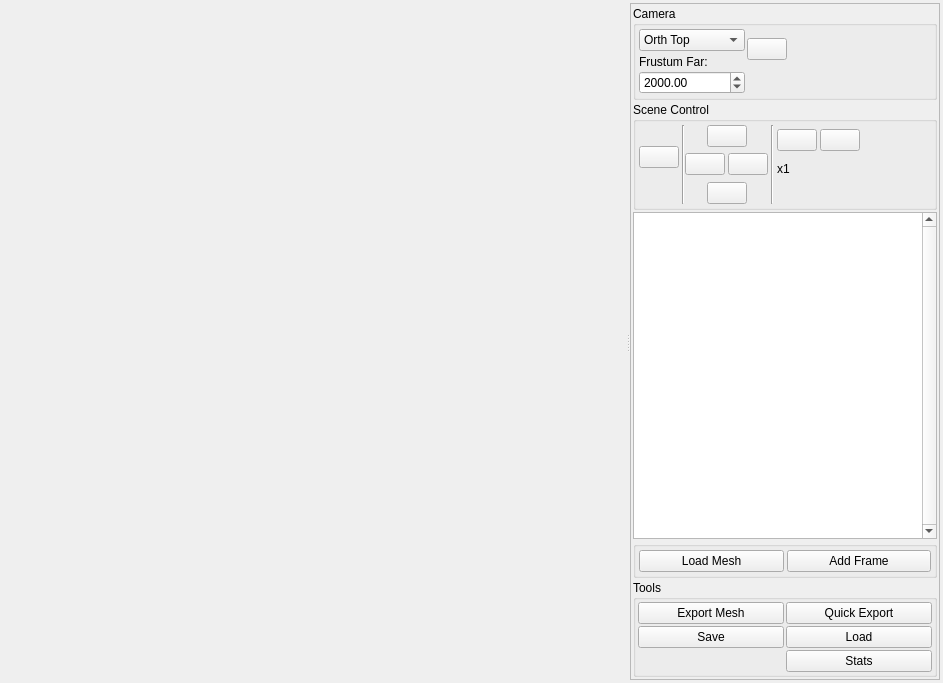
<?xml version="1.0" encoding="UTF-8"?>
<ui version="4.0">
 <class>CloudViewDialogClass</class>
 <widget class="QWidget" name="CloudViewDialogClass">
  <property name="geometry">
   <rect>
    <x>0</x>
    <y>0</y>
    <width>943</width>
    <height>683</height>
   </rect>
  </property>
  <property name="windowTitle">
   <string>3D Cloud View Dialog</string>
  </property>
  <layout class="QGridLayout" name="gridLayout">
   <property name="leftMargin">
    <number>3</number>
   </property>
   <property name="topMargin">
    <number>3</number>
   </property>
   <property name="rightMargin">
    <number>3</number>
   </property>
   <property name="bottomMargin">
    <number>3</number>
   </property>
   <item row="0" column="0">
    <widget class="QSplitter" name="splitter">
     <property name="orientation">
      <enum>Qt::Horizontal</enum>
     </property>
     <widget class="ViGLAreaWidget" name="widget" native="true">
      <property name="sizePolicy">
       <sizepolicy hsizetype="Preferred" vsizetype="Preferred">
        <horstretch>0</horstretch>
        <verstretch>0</verstretch>
       </sizepolicy>
      </property>
      <property name="focusPolicy">
       <enum>Qt::StrongFocus</enum>
      </property>
     </widget>
     <widget class="QScrollArea" name="scrollArea">
      <property name="sizePolicy">
       <sizepolicy hsizetype="Preferred" vsizetype="Preferred">
        <horstretch>0</horstretch>
        <verstretch>0</verstretch>
       </sizepolicy>
      </property>
      <property name="maximumSize">
       <size>
        <width>310</width>
        <height>16777215</height>
       </size>
      </property>
      <property name="horizontalScrollBarPolicy">
       <enum>Qt::ScrollBarAlwaysOff</enum>
      </property>
      <property name="widgetResizable">
       <bool>true</bool>
      </property>
      <widget class="QWidget" name="scrollAreaWidgetContents">
       <property name="geometry">
        <rect>
         <x>0</x>
         <y>0</y>
         <width>308</width>
         <height>675</height>
        </rect>
       </property>
       <layout class="QVBoxLayout" name="verticalLayout">
        <property name="spacing">
         <number>2</number>
        </property>
        <property name="leftMargin">
         <number>2</number>
        </property>
        <property name="topMargin">
         <number>2</number>
        </property>
        <property name="rightMargin">
         <number>2</number>
        </property>
        <property name="bottomMargin">
         <number>2</number>
        </property>
        <item>
         <widget class="QGroupBox" name="cameraTypeGroupBox">
          <property name="title">
           <string>Camera</string>
          </property>
          <layout class="QGridLayout" name="gridLayout_6">
           <property name="leftMargin">
            <number>3</number>
           </property>
           <property name="topMargin">
            <number>3</number>
           </property>
           <property name="rightMargin">
            <number>3</number>
           </property>
           <property name="bottomMargin">
            <number>3</number>
           </property>
           <property name="spacing">
            <number>2</number>
           </property>
           <item row="0" column="0">
            <widget class="QComboBox" name="cameraTypeBox">
             <property name="sizePolicy">
              <sizepolicy hsizetype="Maximum" vsizetype="Fixed">
               <horstretch>0</horstretch>
               <verstretch>0</verstretch>
              </sizepolicy>
             </property>
             <item>
              <property name="text">
               <string>Orth Top</string>
              </property>
             </item>
             <item>
              <property name="text">
               <string>Orth Left</string>
              </property>
             </item>
             <item>
              <property name="text">
               <string>Orth Front</string>
              </property>
             </item>
             <item>
              <property name="text">
               <string>Pinhole at 0</string>
              </property>
             </item>
             <item>
              <property name="text">
               <string>Right Camera</string>
              </property>
             </item>
             <item>
              <property name="text">
               <string>Left Camera</string>
              </property>
             </item>
             <item>
              <property name="text">
               <string>Face Camera</string>
              </property>
             </item>
            </widget>
           </item>
           <item row="0" column="1" rowspan="3">
            <widget class="QPushButton" name="centerButton">
             <property name="sizePolicy">
              <sizepolicy hsizetype="Maximum" vsizetype="Fixed">
               <horstretch>0</horstretch>
               <verstretch>0</verstretch>
              </sizepolicy>
             </property>
             <property name="minimumSize">
              <size>
               <width>40</width>
               <height>0</height>
              </size>
             </property>
             <property name="maximumSize">
              <size>
               <width>40</width>
               <height>16777215</height>
              </size>
             </property>
             <property name="text">
              <string/>
             </property>
             <property name="icon">
              <iconset resource="../../../../restricted/cvs/resources/resresource.qrc">
               <normaloff>:/new/prefix1/refresh.png</normaloff>:/new/prefix1/refresh.png</iconset>
             </property>
             <property name="iconSize">
              <size>
               <width>24</width>
               <height>24</height>
              </size>
             </property>
            </widget>
           </item>
           <item row="3" column="0">
            <widget class="QDoubleSpinBox" name="frustumFarBox">
             <property name="decimals">
              <number>2</number>
             </property>
             <property name="maximum">
              <double>100000.000000000000000</double>
             </property>
             <property name="value">
              <double>2000.000000000000000</double>
             </property>
            </widget>
           </item>
           <item row="2" column="0">
            <widget class="QLabel" name="label_3">
             <property name="text">
              <string>Frustum Far:</string>
             </property>
            </widget>
           </item>
           <item row="0" column="2">
            <spacer name="horizontalSpacer_4">
             <property name="orientation">
              <enum>Qt::Horizontal</enum>
             </property>
             <property name="sizeHint" stdset="0">
              <size>
               <width>40</width>
               <height>20</height>
              </size>
             </property>
            </spacer>
           </item>
          </layout>
         </widget>
        </item>
        <item>
         <widget class="QGroupBox" name="groupBox_2">
          <property name="title">
           <string>Scene Control</string>
          </property>
          <layout class="QGridLayout" name="gridLayout_2">
           <property name="leftMargin">
            <number>3</number>
           </property>
           <property name="topMargin">
            <number>3</number>
           </property>
           <property name="rightMargin">
            <number>3</number>
           </property>
           <property name="bottomMargin">
            <number>3</number>
           </property>
           <property name="horizontalSpacing">
            <number>3</number>
           </property>
           <item row="0" column="1" rowspan="5" colspan="2">
            <widget class="Line" name="line_2">
             <property name="orientation">
              <enum>Qt::Vertical</enum>
             </property>
            </widget>
           </item>
           <item row="0" column="5" rowspan="5">
            <widget class="Line" name="line">
             <property name="orientation">
              <enum>Qt::Vertical</enum>
             </property>
            </widget>
           </item>
           <item row="0" column="6" rowspan="3">
            <widget class="QPushButton" name="zoomInButton">
             <property name="text">
              <string/>
             </property>
             <property name="icon">
              <iconset resource="../../../../restricted/cvs/resources/resresource.qrc">
               <normaloff>:/new/prefix1/zoom_in.png</normaloff>:/new/prefix1/zoom_in.png</iconset>
             </property>
             <property name="iconSize">
              <size>
               <width>24</width>
               <height>24</height>
              </size>
             </property>
            </widget>
           </item>
           <item row="0" column="7" rowspan="3">
            <widget class="QPushButton" name="zoomOutButton">
             <property name="text">
              <string/>
             </property>
             <property name="icon">
              <iconset resource="../../../../restricted/cvs/resources/resresource.qrc">
               <normaloff>:/new/prefix1/zoom_out.png</normaloff>:/new/prefix1/zoom_out.png</iconset>
             </property>
             <property name="iconSize">
              <size>
               <width>24</width>
               <height>24</height>
              </size>
             </property>
            </widget>
           </item>
           <item row="0" column="8" rowspan="2">
            <spacer name="horizontalSpacer">
             <property name="orientation">
              <enum>Qt::Horizontal</enum>
             </property>
             <property name="sizeHint" stdset="0">
              <size>
               <width>5</width>
               <height>20</height>
              </size>
             </property>
            </spacer>
           </item>
           <item row="1" column="0" rowspan="3">
            <widget class="QPushButton" name="pauseButton">
             <property name="text">
              <string/>
             </property>
             <property name="icon">
              <iconset resource="../../../../restricted/cvs/resources/resresource.qrc">
               <normaloff>:/new/prefix1/pause.png</normaloff>
               <normalon>:/new/prefix1/play.png</normalon>:/new/prefix1/pause.png</iconset>
             </property>
             <property name="iconSize">
              <size>
               <width>24</width>
               <height>24</height>
              </size>
             </property>
             <property name="checkable">
              <bool>true</bool>
             </property>
            </widget>
           </item>
           <item row="2" column="2" rowspan="2" colspan="2">
            <widget class="QPushButton" name="rightButton">
             <property name="minimumSize">
              <size>
               <width>0</width>
               <height>0</height>
              </size>
             </property>
             <property name="maximumSize">
              <size>
               <width>40</width>
               <height>16777215</height>
              </size>
             </property>
             <property name="text">
              <string/>
             </property>
             <property name="icon">
              <iconset resource="../../../../restricted/cvs/resources/resresource.qrc">
               <normaloff>:/new/prefix1/back_alt.png</normaloff>:/new/prefix1/back_alt.png</iconset>
             </property>
             <property name="iconSize">
              <size>
               <width>24</width>
               <height>24</height>
              </size>
             </property>
            </widget>
           </item>
           <item row="2" column="4" rowspan="2">
            <widget class="QPushButton" name="leftButton">
             <property name="minimumSize">
              <size>
               <width>0</width>
               <height>0</height>
              </size>
             </property>
             <property name="maximumSize">
              <size>
               <width>40</width>
               <height>16777215</height>
              </size>
             </property>
             <property name="text">
              <string/>
             </property>
             <property name="icon">
              <iconset resource="../../../../restricted/cvs/resources/resresource.qrc">
               <normaloff>:/new/prefix1/forward_alt.png</normaloff>:/new/prefix1/forward_alt.png</iconset>
             </property>
             <property name="iconSize">
              <size>
               <width>24</width>
               <height>24</height>
              </size>
             </property>
            </widget>
           </item>
           <item row="3" column="6">
            <widget class="QLabel" name="zoomLabel">
             <property name="text">
              <string>x1</string>
             </property>
            </widget>
           </item>
           <item row="4" column="3" colspan="2">
            <widget class="QPushButton" name="downButton">
             <property name="minimumSize">
              <size>
               <width>0</width>
               <height>0</height>
              </size>
             </property>
             <property name="maximumSize">
              <size>
               <width>40</width>
               <height>16777215</height>
              </size>
             </property>
             <property name="text">
              <string/>
             </property>
             <property name="icon">
              <iconset resource="../../../../restricted/cvs/resources/resresource.qrc">
               <normaloff>:/new/prefix1/down_alt.png</normaloff>:/new/prefix1/down_alt.png</iconset>
             </property>
             <property name="iconSize">
              <size>
               <width>24</width>
               <height>24</height>
              </size>
             </property>
            </widget>
           </item>
           <item row="0" column="3" rowspan="2" colspan="2">
            <widget class="QPushButton" name="upButton">
             <property name="minimumSize">
              <size>
               <width>0</width>
               <height>0</height>
              </size>
             </property>
             <property name="maximumSize">
              <size>
               <width>40</width>
               <height>16777215</height>
              </size>
             </property>
             <property name="text">
              <string/>
             </property>
             <property name="icon">
              <iconset resource="../../../../restricted/cvs/resources/resresource.qrc">
               <normaloff>:/new/prefix1/up_alt.png</normaloff>:/new/prefix1/up_alt.png</iconset>
             </property>
             <property name="iconSize">
              <size>
               <width>24</width>
               <height>24</height>
              </size>
             </property>
            </widget>
           </item>
          </layout>
         </widget>
        </item>
        <item>
         <widget class="Scene3DTreeView" name="treeView">
          <property name="verticalScrollBarPolicy">
           <enum>Qt::ScrollBarAlwaysOn</enum>
          </property>
         </widget>
        </item>
        <item>
         <widget class="QGroupBox" name="groupBox">
          <property name="title">
           <string/>
          </property>
          <layout class="QHBoxLayout" name="horizontalLayout">
           <property name="spacing">
            <number>3</number>
           </property>
           <property name="leftMargin">
            <number>3</number>
           </property>
           <property name="topMargin">
            <number>3</number>
           </property>
           <property name="rightMargin">
            <number>3</number>
           </property>
           <property name="bottomMargin">
            <number>3</number>
           </property>
           <item>
            <widget class="QPushButton" name="loadMeshPushButton">
             <property name="text">
              <string>Load Mesh</string>
             </property>
             <property name="icon">
              <iconset resource="../../../../restricted/cvs/resources/resresource.qrc">
               <normaloff>:/new/prefix1/diamond.png</normaloff>:/new/prefix1/diamond.png</iconset>
             </property>
             <property name="iconSize">
              <size>
               <width>24</width>
               <height>24</height>
              </size>
             </property>
             <property name="default">
              <bool>false</bool>
             </property>
            </widget>
           </item>
           <item>
            <widget class="QPushButton" name="addFramePushButton">
             <property name="text">
              <string>Add Frame</string>
             </property>
             <property name="icon">
              <iconset resource="../../../../restricted/cvs/resources/resresource.qrc">
               <normaloff>:/new/prefix1/workspace.png</normaloff>:/new/prefix1/workspace.png</iconset>
             </property>
             <property name="iconSize">
              <size>
               <width>24</width>
               <height>24</height>
              </size>
             </property>
            </widget>
           </item>
          </layout>
         </widget>
        </item>
        <item>
         <widget class="QGroupBox" name="groupBox_3">
          <property name="title">
           <string>Tools</string>
          </property>
          <property name="alignment">
           <set>Qt::AlignLeading|Qt::AlignLeft|Qt::AlignTop</set>
          </property>
          <layout class="QGridLayout" name="gridLayout_3">
           <property name="leftMargin">
            <number>2</number>
           </property>
           <property name="topMargin">
            <number>2</number>
           </property>
           <property name="rightMargin">
            <number>2</number>
           </property>
           <property name="bottomMargin">
            <number>2</number>
           </property>
           <property name="spacing">
            <number>2</number>
           </property>
           <item row="0" column="1">
            <widget class="QPushButton" name="exportPLYButton">
             <property name="text">
              <string>Quick Export</string>
             </property>
             <property name="icon">
              <iconset resource="../../../../restricted/cvs/resources/resresource.qrc">
               <normaloff>:/new/prefix1/install.png</normaloff>:/new/prefix1/install.png</iconset>
             </property>
             <property name="iconSize">
              <size>
               <width>24</width>
               <height>24</height>
              </size>
             </property>
            </widget>
           </item>
           <item row="0" column="0">
            <widget class="QPushButton" name="exportMeshButton">
             <property name="text">
              <string>Export Mesh</string>
             </property>
             <property name="icon">
              <iconset resource="../../../../restricted/cvs/resources/resresource.qrc">
               <normaloff>:/new/prefix1/install.png</normaloff>:/new/prefix1/install.png</iconset>
             </property>
             <property name="iconSize">
              <size>
               <width>24</width>
               <height>24</height>
              </size>
             </property>
            </widget>
           </item>
           <item row="1" column="1">
            <widget class="QPushButton" name="loadButton">
             <property name="text">
              <string>Load</string>
             </property>
            </widget>
           </item>
           <item row="1" column="0">
            <widget class="QPushButton" name="saveButton">
             <property name="text">
              <string>Save</string>
             </property>
            </widget>
           </item>
           <item row="2" column="1">
            <widget class="QPushButton" name="statsButton">
             <property name="text">
              <string>Stats</string>
             </property>
             <property name="icon">
              <iconset resource="../../../../restricted/cvs/resources/resresource.qrc">
               <normaloff>:/new/prefix1/monitor.png</normaloff>:/new/prefix1/monitor.png</iconset>
             </property>
             <property name="iconSize">
              <size>
               <width>24</width>
               <height>24</height>
              </size>
             </property>
            </widget>
           </item>
          </layout>
         </widget>
        </item>
       </layout>
      </widget>
     </widget>
    </widget>
   </item>
  </layout>
 </widget>
 <layoutdefault spacing="6" margin="11"/>
 <customwidgets>
  <customwidget>
   <class>ViGLAreaWidget</class>
   <extends>QWidget</extends>
   <header>viGLAreaWidget.h</header>
   <container>1</container>
  </customwidget>
  <customwidget>
   <class>Scene3DTreeView</class>
   <extends>QTreeView</extends>
   <header>scene3dTreeView.h</header>
  </customwidget>
 </customwidgets>
 <resources>
  <include location="../../../../restricted/cvs/resources/resresource.qrc"/>
 </resources>
 <connections>
  <connection>
   <sender>exportMeshButton</sender>
   <signal>released()</signal>
   <receiver>CloudViewDialogClass</receiver>
   <slot>saveMesh()</slot>
   <hints>
    <hint type="sourcelabel">
     <x>913</x>
     <y>535</y>
    </hint>
    <hint type="destinationlabel">
     <x>1011</x>
     <y>123</y>
    </hint>
   </hints>
  </connection>
  <connection>
   <sender>exportPLYButton</sender>
   <signal>released()</signal>
   <receiver>CloudViewDialogClass</receiver>
   <slot>savePointsPLY()</slot>
   <hints>
    <hint type="sourcelabel">
     <x>913</x>
     <y>571</y>
    </hint>
    <hint type="destinationlabel">
     <x>1006</x>
     <y>249</y>
    </hint>
   </hints>
  </connection>
  <connection>
   <sender>saveButton</sender>
   <signal>released()</signal>
   <receiver>CloudViewDialogClass</receiver>
   <slot>saveParameters()</slot>
   <hints>
    <hint type="sourcelabel">
     <x>906</x>
     <y>621</y>
    </hint>
    <hint type="destinationlabel">
     <x>1074</x>
     <y>612</y>
    </hint>
   </hints>
  </connection>
  <connection>
   <sender>loadButton</sender>
   <signal>released()</signal>
   <receiver>CloudViewDialogClass</receiver>
   <slot>loadParameters()</slot>
   <hints>
    <hint type="sourcelabel">
     <x>816</x>
     <y>652</y>
    </hint>
    <hint type="destinationlabel">
     <x>1045</x>
     <y>648</y>
    </hint>
   </hints>
  </connection>
 </connections>
 <slots>
  <slot>updateHelperObjects()</slot>
  <slot>saveMesh()</slot>
  <slot>savePointsPLY()</slot>
  <slot>saveParameters()</slot>
  <slot>loadParameters()</slot>
 </slots>
</ui>
